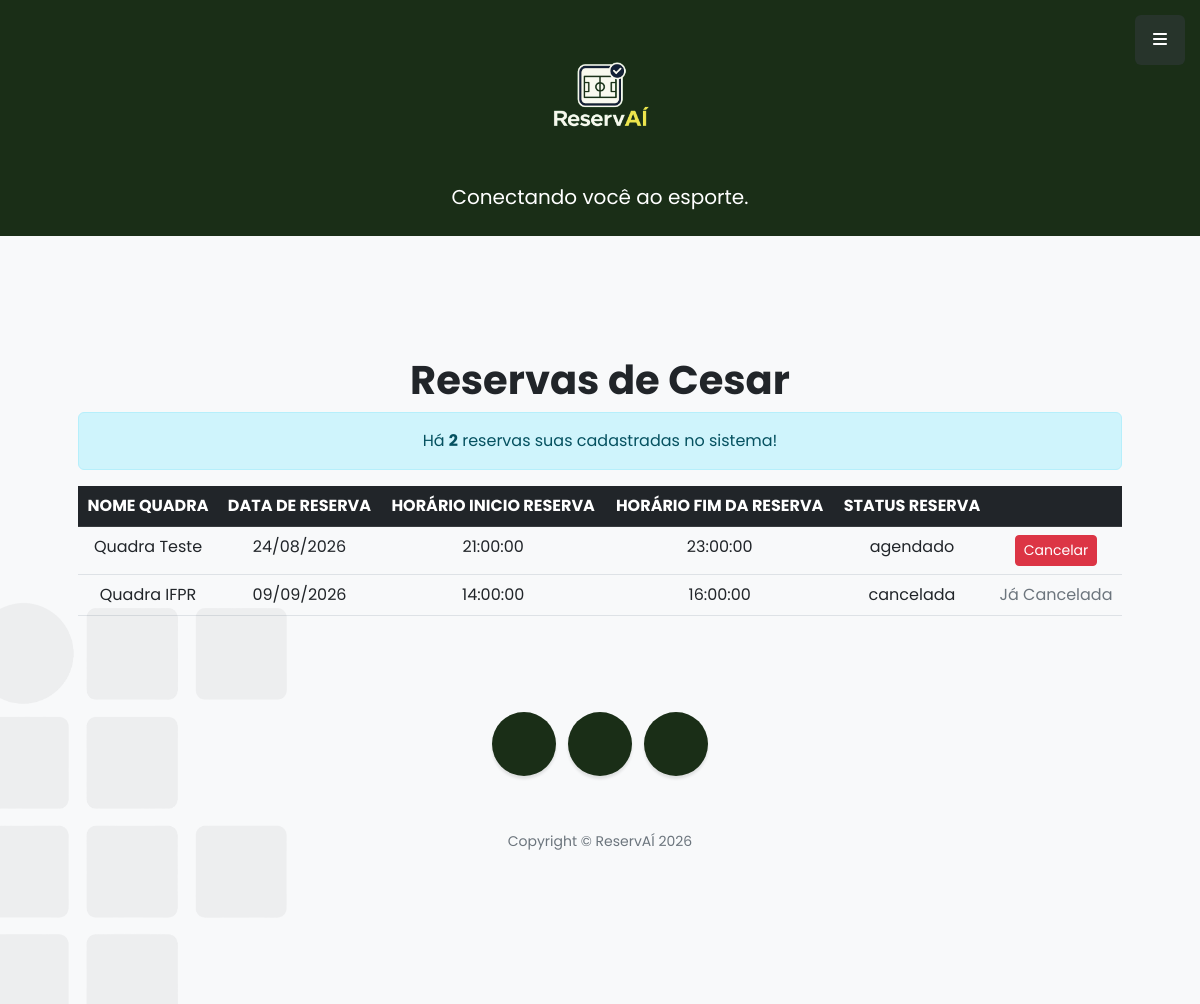
The page /minhasReservas.php (signed in) on the database its author committed.
### tables this page shows
CREATE TABLE `reservas` (
  `idReserva` int(11) NOT NULL,
  `idReservante` int(11) NOT NULL,
  `idQuadraReservada` int(11) NOT NULL,
  `dataReserva` date NOT NULL,
  `horarioInicio` time NOT NULL,
  `horarioFim` time NOT NULL,
  `statusReserva` varchar(50) NOT NULL DEFAULT 'agendado'
);

CREATE TABLE `quadras` (
  `idQuadra` int(11) NOT NULL,
  `fotoQuadra` varchar(200) NOT NULL,
  `nomeQuadra` varchar(100) NOT NULL,
  `esportes` varchar(100) NOT NULL,
  `localizacao` varchar(100) NOT NULL
);

### minhasReservas.php (the view, shortened to what this page needs)
<?php include "header.php"?>
<?php
    echo "<h1>Reservas de $primeiroNome</h1>";
    include "conexaoBD.php";
    $reservasUsuario = "
   SELECT
        reservas.idReserva,
        quadras.nomeQuadra,
        reservas.dataReserva,
        reservas.horarioInicio,
        reservas.horarioFim,
        reservas.statusReserva
    FROM
        reservas
    INNER JOIN
        quadras ON reservas.idQuadraReservada = quadras.idQuadra
    WHERE
        reservas.idReservante = '$idUsuario'
    ORDER BY
        reservas.dataReserva ASC";;
    $res           = mysqli_query($conn, $reservasUsuario) or die("Erro ao tentar listar Usuários!");
    $totalReservas = mysqli_num_rows($res);
    echo "<div class='alert alert-info text-center'>Há <strong>$totalReservas</strong> reservas suas cadastradas no sistema!</div>";
    echo "
        <table class='table'>
            <thead class='table-dark'>
                <tr>
                    <th>NOME QUADRA</th>
                    <th>DATA DE RESERVA</th>
                    <th>HORÁRIO INICIO RESERVA</th>
                    <th>HORÁRIO FIM DA RESERVA</th>
                    <th>STATUS RESERVA</th>
                    <th></th>
                </tr>
            </thead>
            <tbody>
    ";
    while($reservas = mysqli_fetch_assoc($res)){
        $idReserva           = $reservas['idReserva'];
        $nomeQuadra          = $reservas['nomeQuadra'];
        $dataReserva         = $reservas['dataReserva'];
        $diaReserva          = substr($dataReserva, 8, 2);
        $mesReserva          = substr($dataReserva, 5, 2);
        $anoReserva          = substr($dataReserva, 0, 4);
        $horarioInicio       = $reservas['horarioInicio'];
        $horarioFim          = $reservas['horarioFim'];
        $statusReserva       = $reservas['statusReserva'];
        $botaoCancelar = "";
        if($statusReserva != 'cancelada'){
            $botaoCancelar = "<a href='cancelarReserva.php?id=$idReserva' class='btn btn-danger btn-sm' title='Cancelar reserva'><i class='bi bi-x-circle'></i> Cancelar</a>";
        } else{
            $botaoCancelar = "<span class='text-muted'>Já Cancelada</span>";
        }
        echo "
            <tr>
                <td>$nomeQuadra</td>
                <td>$diaReserva/$mesReserva/$anoReserva</td>
                <td>$horarioInicio</td>
                <td>$horarioFim</td>
                <td>$statusReserva</td>
                <td>$botaoCancelar</td>
            </tr>
        ";
    }
    echo "</tbody>";
    echo "</table>";
?>
<?php include "footer.php"?>

### rows shown on the page
reservas: idQuadraReservada.nomeQuadra "Quadra Teste", dataReserva "24", dataReserva "08", dataReserva "2026", horarioInicio "21:00:00", horarioFim "23:00:00", statusReserva "agendado"
reservas: idQuadraReservada.nomeQuadra "Quadra IFPR", dataReserva "09", dataReserva "2026", horarioInicio "14:00:00", horarioFim "16:00:00", statusReserva "cancelada", shows "Já Cancelada"

### other values the page prints
$primeiroNome "Cesar"
$totalReservas "2"
